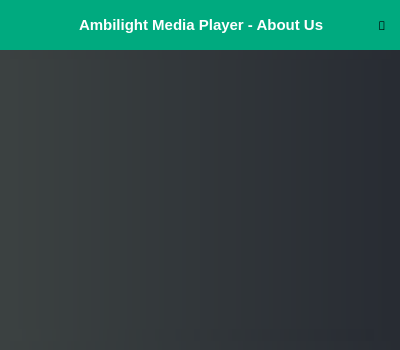
<?xml version="1.0" encoding="UTF-8"?>
<ui version="4.0">
 <class>setMainForm</class>
 <widget class="QMainWindow" name="setMainForm">
  <property name="geometry">
   <rect>
    <x>0</x>
    <y>0</y>
    <width>400</width>
    <height>350</height>
   </rect>
  </property>
  <property name="sizePolicy">
   <sizepolicy hsizetype="Fixed" vsizetype="Fixed">
    <horstretch>0</horstretch>
    <verstretch>0</verstretch>
   </sizepolicy>
  </property>
  <property name="minimumSize">
   <size>
    <width>400</width>
    <height>350</height>
   </size>
  </property>
  <property name="maximumSize">
   <size>
    <width>400</width>
    <height>350</height>
   </size>
  </property>
  <property name="windowTitle">
   <string>MainWindow</string>
  </property>
  <widget class="QWidget" name="centralWidget">
   <property name="sizePolicy">
    <sizepolicy hsizetype="Fixed" vsizetype="Fixed">
     <horstretch>0</horstretch>
     <verstretch>0</verstretch>
    </sizepolicy>
   </property>
   <property name="maximumSize">
    <size>
     <width>400</width>
     <height>350</height>
    </size>
   </property>
   <layout class="QGridLayout" name="gridLayout">
    <property name="sizeConstraint">
     <enum>QLayout::SetDefaultConstraint</enum>
    </property>
    <property name="leftMargin">
     <number>0</number>
    </property>
    <property name="topMargin">
     <number>0</number>
    </property>
    <property name="rightMargin">
     <number>0</number>
    </property>
    <property name="bottomMargin">
     <number>0</number>
    </property>
    <property name="spacing">
     <number>0</number>
    </property>
    <item row="0" column="0">
     <layout class="QHBoxLayout" name="horizontalLayout_5">
      <property name="spacing">
       <number>0</number>
      </property>
      <item>
       <layout class="QVBoxLayout" name="verticalLayout_3">
        <property name="spacing">
         <number>0</number>
        </property>
        <property name="sizeConstraint">
         <enum>QLayout::SetDefaultConstraint</enum>
        </property>
        <item>
         <widget class="QWidget" name="setTitleWidget" native="true">
          <property name="sizePolicy">
           <sizepolicy hsizetype="Preferred" vsizetype="Fixed">
            <horstretch>0</horstretch>
            <verstretch>0</verstretch>
           </sizepolicy>
          </property>
          <property name="minimumSize">
           <size>
            <width>0</width>
            <height>50</height>
           </size>
          </property>
          <property name="styleSheet">
           <string notr="true">QWidget{
	background-color: rgb(0, 170, 127);
}</string>
          </property>
          <layout class="QGridLayout" name="gridLayout_2">
           <property name="leftMargin">
            <number>0</number>
           </property>
           <property name="topMargin">
            <number>0</number>
           </property>
           <property name="rightMargin">
            <number>0</number>
           </property>
           <property name="bottomMargin">
            <number>0</number>
           </property>
           <property name="spacing">
            <number>0</number>
           </property>
           <item row="0" column="0">
            <layout class="QHBoxLayout" name="horizontalLayout">
             <property name="spacing">
              <number>0</number>
             </property>
             <property name="sizeConstraint">
              <enum>QLayout::SetDefaultConstraint</enum>
             </property>
             <item>
              <spacer name="horizontalSpacer">
               <property name="orientation">
                <enum>Qt::Horizontal</enum>
               </property>
               <property name="sizeType">
                <enum>QSizePolicy::Fixed</enum>
               </property>
               <property name="sizeHint" stdset="0">
                <size>
                 <width>5</width>
                 <height>20</height>
                </size>
               </property>
              </spacer>
             </item>
             <item>
              <widget class="QLabel" name="label">
               <property name="sizePolicy">
                <sizepolicy hsizetype="Maximum" vsizetype="Minimum">
                 <horstretch>20</horstretch>
                 <verstretch>20</verstretch>
                </sizepolicy>
               </property>
               <property name="maximumSize">
                <size>
                 <width>32</width>
                 <height>32</height>
                </size>
               </property>
               <property name="text">
                <string/>
               </property>
               <property name="pixmap">
                <pixmap>images/logo.gif</pixmap>
               </property>
               <property name="scaledContents">
                <bool>true</bool>
               </property>
              </widget>
             </item>
             <item>
              <spacer name="horizontalSpacer_2">
               <property name="orientation">
                <enum>Qt::Horizontal</enum>
               </property>
               <property name="sizeType">
                <enum>QSizePolicy::Expanding</enum>
               </property>
               <property name="sizeHint" stdset="0">
                <size>
                 <width>5</width>
                 <height>20</height>
                </size>
               </property>
              </spacer>
             </item>
             <item>
              <widget class="QLabel" name="label_2">
               <property name="sizePolicy">
                <sizepolicy hsizetype="Preferred" vsizetype="Preferred">
                 <horstretch>0</horstretch>
                 <verstretch>30</verstretch>
                </sizepolicy>
               </property>
               <property name="font">
                <font>
                 <family>Arial</family>
                 <pointsize>11</pointsize>
                 <weight>75</weight>
                 <bold>true</bold>
                </font>
               </property>
               <property name="styleSheet">
                <string notr="true">QLabel{
	color:white;
	background: transparent;

}</string>
               </property>
               <property name="text">
                <string>Ambilight Media Player - About Us</string>
               </property>
              </widget>
             </item>
             <item>
              <spacer name="horizontalSpacer_3">
               <property name="orientation">
                <enum>Qt::Horizontal</enum>
               </property>
               <property name="sizeType">
                <enum>QSizePolicy::Expanding</enum>
               </property>
               <property name="sizeHint" stdset="0">
                <size>
                 <width>5</width>
                 <height>20</height>
                </size>
               </property>
              </spacer>
             </item>
             <item>
              <widget class="QPushButton" name="CloseButton">
               <property name="minimumSize">
                <size>
                 <width>32</width>
                 <height>32</height>
                </size>
               </property>
               <property name="maximumSize">
                <size>
                 <width>32</width>
                 <height>32</height>
                </size>
               </property>
               <property name="font">
                <font>
                 <family>Webdings</family>
                 <pointsize>9</pointsize>
                </font>
               </property>
               <property name="styleSheet">
                <string notr="true">QPushButton{
	border-style: solid;
	border-color: transparent;
	border-width: 1px;
	border-radius:1px;
	color:black;
	padding: 2px;
	background-color: transparent;
}
QPushButton::default{
	border-style: solid;
	border-color:  transparent;
	border-width: 1px;
	border-radius: 1px;
	color: #FFFFFF;
	padding: 2px;
	background-color: transparent;
}
QPushButton:hover{
	border-style: solid;
	border-top-color: white;
    border-bottom-color: white;;
    border-left-color:  white;;
    border-right-color:  white;;
	border-width: 2px;
    border-radius:1px;
	color: #d3dae3;
	padding: 2px;
}
QPushButton:pressed{
	border-style: solid;
	border-top-color:	 rgb(85, 255, 127);
    border-bottom-color:  rgb(85, 255, 127);
    border-left-color: rgb(85, 255, 127);
    border-right-color: rgb(85, 255, 127);
	border-width: 2px;
    border-radius:1px;
	color: #d3dae3;
	padding: 2px;
}</string>
               </property>
               <property name="text">
                <string></string>
               </property>
              </widget>
             </item>
             <item>
              <spacer name="horizontalSpacer_4">
               <property name="orientation">
                <enum>Qt::Horizontal</enum>
               </property>
               <property name="sizeType">
                <enum>QSizePolicy::Fixed</enum>
               </property>
               <property name="sizeHint" stdset="0">
                <size>
                 <width>2</width>
                 <height>20</height>
                </size>
               </property>
              </spacer>
             </item>
            </layout>
           </item>
          </layout>
         </widget>
        </item>
        <item>
         <widget class="QWidget" name="widget" native="true">
          <property name="maximumSize">
           <size>
            <width>400</width>
            <height>350</height>
           </size>
          </property>
          <property name="styleSheet">
           <string notr="true">QWidget{
background-color: qlineargradient(spread:pad, x1:0, y1:0, x2:1, y2:0, stop:0 rgba(59, 65, 65, 255), stop:1 rgba(40, 44, 51, 255));
}</string>
          </property>
          <layout class="QVBoxLayout" name="verticalLayout_4">
           <item>
            <layout class="QVBoxLayout" name="verticalLayout">
             <item>
              <layout class="QHBoxLayout" name="horizontalLayout_12">
               <item>
                <widget class="QWidget" name="widget_5" native="true">
                 <property name="enabled">
                  <bool>true</bool>
                 </property>
                 <widget class="QLabel" name="marqueeLabel">
                  <property name="geometry">
                   <rect>
                    <x>4</x>
                    <y>270</y>
                    <width>361</width>
                    <height>394</height>
                   </rect>
                  </property>
                  <property name="sizePolicy">
                   <sizepolicy hsizetype="Fixed" vsizetype="Fixed">
                    <horstretch>0</horstretch>
                    <verstretch>0</verstretch>
                   </sizepolicy>
                  </property>
                  <property name="layoutDirection">
                   <enum>Qt::LeftToRight</enum>
                  </property>
                  <property name="text">
                   <string>&lt;html&gt;

&lt;body&gt;
&lt;p align=&quot;center&quot;&gt;&lt;span style=&quot; font-size:14pt; font-weight:600; color:#ffffff;&quot;&gt;Ambilight Media Player&lt;/span&gt;
&lt;/p&gt;


&lt;p align=&quot;justify&quot;&gt;&lt;span style=&quot; font-size:9pt; font-weight:600; color:#ffffff;&quot;&gt;As the Ambilight Media Player developer team, we develop innovative and creative products and services that provide complete communication and information solutions in media-related ambient lighting. Developing projects that can appeal to customers around the world encourages us for the quality of our work.&lt;/span&gt;
&lt;/p&gt;
&lt;p align=&quot;justify&quot;&gt;
&lt;span style=&quot; font-size:9pt; font-weight:600; color:#ffffff;&quot;&gt;
The AMP team is dedicated to exporting quality software worldwide. The overall goal of AMP is to develop and promote home technologies that serve user taste and visualization.
&lt;/span&gt;
&lt;/p&gt;
&lt;p align=&quot;justify&quot;&gt;
&lt;span style=&quot; font-size:9pt; font-weight:600; color:#ffffff;&quot;&gt;
The business philosophy of the AMP team is to provide the highest quality product, total customer satisfaction, timely delivery of solutions and the best quality/price ratio in the industry.
&lt;/span&gt;
&lt;/p&gt;
&lt;p align=&quot;justify&quot;&gt;
&lt;span style=&quot; font-size:9pt; font-weight:600; color:#ffffff;&quot;&gt;
We place emphasis on a high degree of product user friendliness through a positive, creative and focused company staff.&lt;/span&gt;&lt;/p&gt;

&lt;p align=&quot;center&quot;&gt;
&lt;span style=&quot; font-size:9pt; font-weight:600; color:#ffffff;&quot;&gt;
&lt;a href=&quot;https://www.cankaya.edu.tr&quot;&gt;Cankaya University Web Site&lt;/a&gt;
&lt;/span&gt;
&lt;/p&gt;
&lt;p align=&quot;center&quot;&gt;
&lt;span style=&quot; font-size:9pt; font-weight:600; color:#ffffff;&quot;&gt;
&lt;a href=&quot;https://ambilightbp.wixsite.com/project&quot;&gt;Ambilight Media Player Project Web Site&lt;/a&gt;
&lt;/span&gt;
&lt;/p&gt;
&lt;p align=&quot;center&quot;&gt;
&lt;span style=&quot; font-size:9pt; font-weight:600; color:#ffffff;&quot;&gt;
&lt;a href=&quot;https://github.com/CankayaUniversity/ceng-407-408-2021-2022-Ambilight-Media-Player&quot;&gt;Ambilight Media Player Project GitHub Link&lt;/a&gt;
&lt;/span&gt;
&lt;/p&gt;

&lt;/body&gt;&lt;/html&gt;</string>
                  </property>
                  <property name="textFormat">
                   <enum>Qt::AutoText</enum>
                  </property>
                  <property name="scaledContents">
                   <bool>false</bool>
                  </property>
                  <property name="alignment">
                   <set>Qt::AlignBottom|Qt::AlignHCenter</set>
                  </property>
                  <property name="wordWrap">
                   <bool>true</bool>
                  </property>
                  <property name="openExternalLinks">
                   <bool>true</bool>
                  </property>
                 </widget>
                </widget>
               </item>
              </layout>
             </item>
            </layout>
           </item>
          </layout>
         </widget>
        </item>
       </layout>
      </item>
     </layout>
    </item>
   </layout>
  </widget>
 </widget>
 <resources/>
 <connections/>
</ui>
